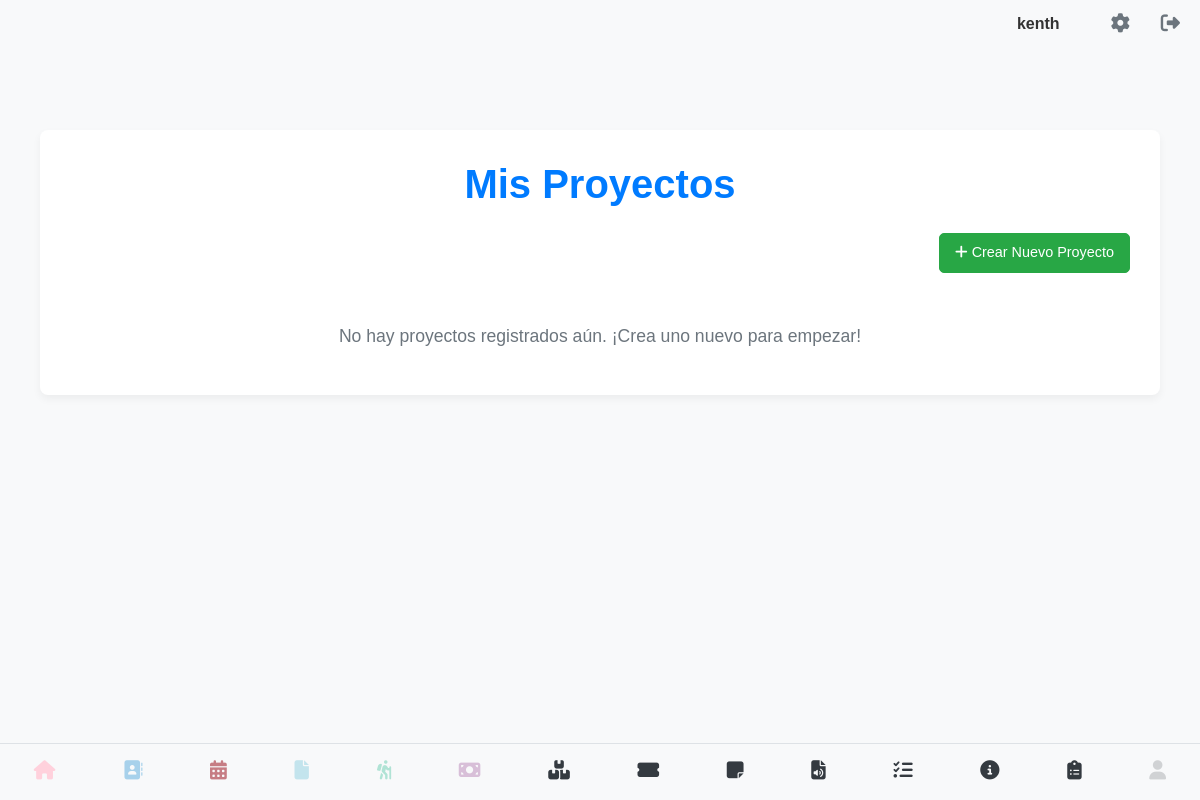
Before: /proyectos/ver_proyectos (signed in) with the older database file.
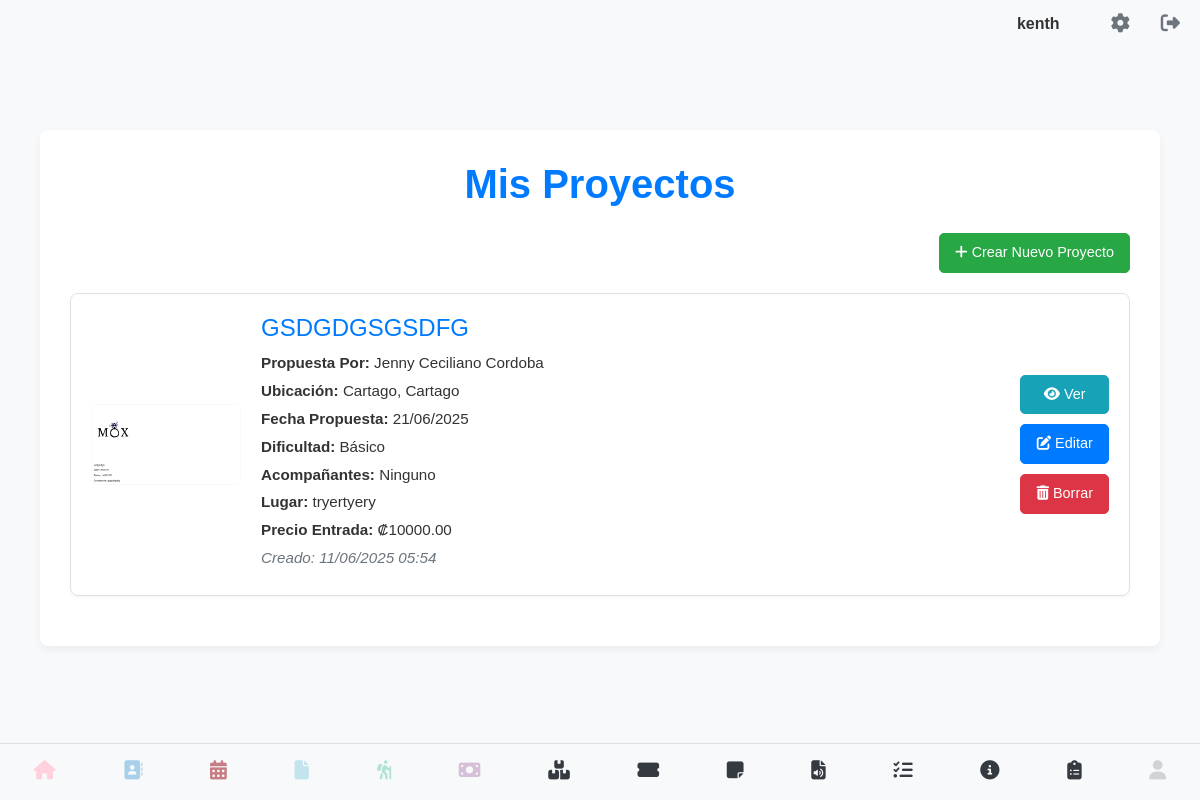
After: the same page with the newer database file.
### models.py (models this page shows, shortened)
class GestorProyecto(db.Model):
    __tablename__ = 'gestor_proyectos'
    id = db.Column(db.Integer, primary_key=True)
    usuario_id = db.Column(db.Integer, db.ForeignKey('users.id'), nullable=False)
    nombre_proyecto = db.Column(db.String(255), nullable=False)
    imagen_proyecto = db.Column(db.String(255), nullable=True) # Ruta del archivo de imagen
    propuesta_por = db.Column(db.String(100), nullable=False) # Kenneth, Jenny, Invitado
    nombre_invitado = db.Column(db.String(255), nullable=True) # Solo si propuesta_por es 'Invitado'
    provincia = db.Column(db.String(100), nullable=False)
    canton = db.Column(db.String(100), nullable=False)
    fecha_actividad_propuesta = db.Column(db.Date, nullable=False)
    dificultad = db.Column(db.String(100), nullable=False)
    acompanantes = db.Column(db.Text, nullable=True) # Almacenar IDs de contactos como JSON/CSV
    transporte = db.Column(db.String(50), nullable=False)
    transporte_adicional = db.Column(db.String(50), nullable=True) # No aplica, Acuatico, Aereo
    precio_entrada = db.Column(db.Numeric(10, 2), nullable=True)
    nombre_lugar = db.Column(db.String(255), nullable=False)
    contacto_lugar = db.Column(db.String(255), nullable=True)
    telefono_lugar = db.Column(db.String(20), nullable=True)
    tipo_terreno = db.Column(db.String(100), nullable=False)
    mas_tipo_terreno = db.Column(db.Boolean, default=False)
    notas_adicionales = db.Column(db.Text, nullable=True)
    fecha_creacion = db.Column(db.DateTime, default=datetime.utcnow)
    usuario = db.relationship('User', backref=db.backref('gestor_proyectos', lazy=True))

### gestor.py (the view)
@gestor_bp.route('/ver_proyectos')
@login_required
def ver_proyectos():
    proyectos = GestorProyecto.query.filter_by(usuario_id=current_user.id).order_by(GestorProyecto.fecha_actividad_propuesta.desc()).all()
    for proyecto in proyectos:
        if proyecto.acompanantes:
            acompanantes_ids = json.loads(proyecto.acompanantes)
            if not isinstance(acompanantes_ids, list):
                acompanantes_ids = [acompanantes_ids]
            proyecto.acompanantes_nombres = Contacto.query.filter(
                Contacto.id.in_(acompanantes_ids),
                Contacto.usuario_id == current_user.id
            ).all()
        else:
            proyecto.acompanantes_nombres = []
    return render_template('ver_gestor.html', proyectos=proyectos)

### app.py (called while the page is built)
@login_manager.user_loader
def load_user(user_id):
    return User.query.get(int(user_id))

### models.py (called while the page is built)
    @property
    def is_authenticated(self):
        return True

### templates/ver_gestor.html (shortened to what this page needs)
{% extends 'base.html' %}
{% block content %}
<div class="container">
    <h1>Mis Proyectos</h1>
    <div class="action-buttons-container">
        <a href="{{ url_for('gestor.crear_proyecto') }}" class="btn btn-success">
            <i class="fas fa-plus"></i> Crear Nuevo Proyecto
        </a>
    </div>
    {% if proyectos %}
        {% for proyecto in proyectos %}
            <div class="project-card">
                {% if proyecto.imagen_proyecto %}
                    <img src="{{ url_for('static', filename='uploads/proyectos/' + proyecto.imagen_proyecto) }}" alt="Imagen del proyecto {{ proyecto.nombre_proyecto }}">
                {% else %}
                    <img src="https://placehold.co/150x150/cccccc/333333?text=Sin+Imagen" alt="Sin imagen disponible">
                {% endif %}
                <div class="project-details">
                    <h3>{{ proyecto.nombre_proyecto }}</h3>
                    <p><strong>Propuesta Por:</strong> {{ proyecto.propuesta_por }}
                    </p>
                    <p><strong>Ubicación:</strong> {{ proyecto.canton }}, {{ proyecto.provincia }}</p>
                    <p><strong>Fecha Propuesta:</strong> {{ proyecto.fecha_actividad_propuesta.strftime('%d/%m/%Y') }}</p>
                    <p><strong>Dificultad:</strong> {{ proyecto.dificultad }}</p>
                    <p><strong>Acompañantes:</strong>
                        {% if proyecto.acompanantes_nombres %}
                            {{ proyecto.acompanantes_nombres | map(attribute='nombre') | join(', ') }}
                        {% else %}
                            Ninguno
                        {% endif %}
                    </p>
                    <p><strong>Lugar:</strong> {{ proyecto.nombre_lugar }}</p>
                    <p><strong>Precio Entrada:</strong> ₡{{ "%.2f" | format(proyecto.precio_entrada) if proyecto.precio_entrada is not none else 'N/A' }}</p>
                    <p class="text-muted"><i>Creado: {{ proyecto.fecha_creacion.strftime('%d/%m/%Y %H:%M') }}</i></p>
                </div>
                <div class="project-actions">
                    <a href="{{ url_for('gestor.detalle_proyecto', id=proyecto.id) }}" class="btn btn-info">
                        <i class="fas fa-eye"></i> Ver
                    </a>
                    <a href="{{ url_for('gestor.editar_proyecto', id=proyecto.id) }}" class="btn btn-primary">
                        <i class="fas fa-edit"></i> Editar
                    </a>
                    <form action="{{ url_for('gestor.borrar_proyecto', id=proyecto.id) }}" method="POST" onsubmit="return confirm('¿Estás seguro de que quieres borrar este proyecto?');">
                        <button type="submit" class="btn btn-danger">
                            <i class="fas fa-trash-alt"></i> Borrar
                        </button>
                    </form>
                </div>
            </div>
        {% endfor %}
    {% else %}
        <p class="no-projects">No hay proyectos registrados aún. ¡Crea uno nuevo para empezar!</p>
    {% endif %}
</div>
{% endblock %}

Changed rows visible on the page:
added GestorProyecto: imagen_proyecto (picture), nombre_proyecto "GSDGDGSGSDFG", propuesta_por "Jenny Ceciliano Cordoba", canton "Cartago", provincia "Cartago", fecha_actividad_propuesta "21/06/2025", dificultad "Básico", nombre_lugar "tryertyery", precio_entrada "10000.00", fecha_creacion "11/06/2025 05:54"
Other visible differences:
text no longer shown: "No hay proyectos registrados aún. ¡Crea uno nuevo para empezar!"
